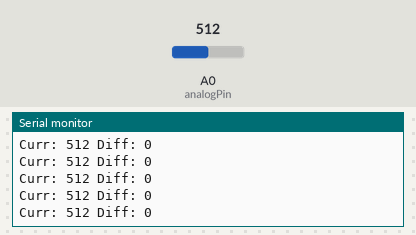
Simulated run of this sketch. Board: Arduino Uno, built with avr-gcc and run on an emulated ATmega328P. Shown: the last lines printed to the serial monitor. The test bench sets the inputs (shaded band); at power-on: A0 (analogPin) = 512.

Above: at 5.4 s.
5.5 s: A0 (analogPin) set to 734
At 6.4 s:
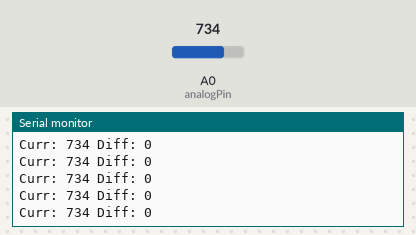
8.5 s: A0 (analogPin) set to 711
At 9.5 s:
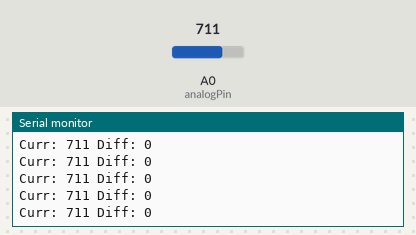
Timing chart, 0 to 11.5 s (numbered marks = the images above; inputs shaded):
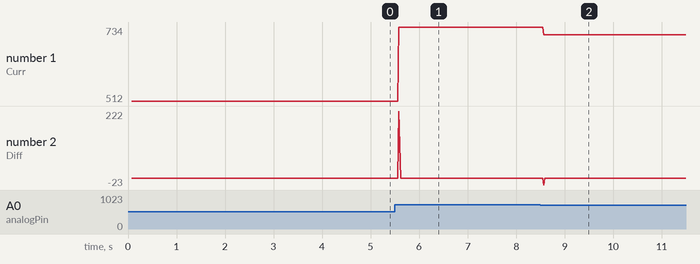

Measured:
- after the input at 5.5 s, the serial monitor: prints a new line after 0.08 s (image 1)
- after the input at 8.5 s, the serial monitor: prints a new line after 0.07 s (image 2)
- plotted number 1: 512 → 734 after the input at 5.5 s, 734 → 711 after the input at 8.5 s

The sketch:

lifi_receiver.ino
```cpp
#include "inc/receiveSentence.h"
#include "inc/receiveCalibration.h"

const int analogPin = A0;

void setup() {
  Serial.begin(9600);
  while(!Serial);
  Serial.println("Waiting for calibration...");

  int threshold = receiveCalibration(analogPin);

  Serial.print("Final Threshold: ");
  Serial.println(threshold);

  receiveSentence(analogPin, threshold);
}

void loop() {}
```

Bit2String.h
```cpp
#ifndef BIT2STRING_H
#define BIT2STRING_H

#include <Arduino.h>

String Bit2String(const bool *bits, int bitCount);

#endif
```

SendBit.h
```cpp
#ifndef SENDBIT_H
#define SENDBIT_H

#include <Arduino.h>

void sendBits(bool *bits, int length, unsigned int bitDelayMicros, int outPin);

#endif
```

SendCalibration.h
```cpp
#ifndef SENDCALIBRATION_H
#define SENDCALIBRATION_H

#include <Arduino.h>

void sendCalibration(int outPin);

#endif
```

String2Bit.h
```cpp
#ifndef STRING2BIT_H
#define STRING2BIT_H

#include <Arduino.h>
int String2Bit(const String &input, bool *bits);

#endif
```

calibrate.h
```cpp
#ifndef CALIBRATE_H
#define CALIBRATE_H

void calibrate();

#endif
```

handshake.h
```cpp
#ifndef HANDSHAKE_H
#define HANDSHAKE_H

#include <Arduino.h>

int handshake(int analogPin);

#endif
```

prepare.h
```cpp
#ifndef PREPARE_H
#define PREPARE_H

void prepareData();

#endif
```

receiveCalibration.h
```cpp
#ifndef RECEIVECALIBRATION_H
#define RECEIVECALIBRATION_H

#include <Arduino.h>

int receiveCalibration(int analogPin);

#endif
```

receiveSentence.h
```cpp
#ifndef RECEIVESENTENCE_H
#define RECEIVESENTENCE_H

#include <Arduino.h>

void receiveSentence(int analogPin, int threshold);

#endif
```

sendbyte.h
```cpp
#ifndef SENDBYTE_H
#define SENDBYTE_H

#include <Arduino.h>

byte sendByte(byte data);

#endif
```

sendcheck.h
```cpp
#ifndef SENDCHECK_H
#define SENDCHECK_H

void sendAndCheck();

#endif
```

Bit2String.cpp
```cpp
#include <Arduino.h>
#include "../inc/Bit2String.h"

String Bit2String(const bool *bits, int bitCount) {
  String output = "";
  int charCount = bitCount / 8;

  for (int i = 0; i < charCount; i++) {
    char c = 0;
    for (int b = 0; b < 8; b++) {
      c |= (bits[i * 8 + b] ? 1 : 0) << (7 - b);
    }
    output += c;
  }

  return output;
}
```

SendBit.cpp
```cpp
#include <Arduino.h>
#include "../inc/SendBit.h"

void sendBits(bool *bits, int length, unsigned int bitDelayMicros, int outPin) {
  Serial.println(">>> sendBits STARTED");
  pinMode(outPin, OUTPUT);
  Serial.print("Sent: ");
  for (int i = 0; i < length; i++) {
    digitalWrite(outPin, bits[i] ? HIGH : LOW);
    Serial.print(bits[i]);
    delayMicroseconds(bitDelayMicros);
  }
  Serial.println();
  digitalWrite(outPin, LOW);
}
```

SendCalibration.cpp
```cpp
#include <Arduino.h>
#include "../inc/SendCalibration.h"
#include "../inc/SendBit.h"

void sendCalibration(int outPin) {
  Serial.println(F(">>> sendCalibration STARTED"));

  bool preamble[4] = {0, 0, 1, 1};
  unsigned long preambleDelay = 3000000;

  Serial.println(F("[Preamble] Sending 0,1 pattern for ~3s..."));
  sendBits(preamble, 4, preambleDelay, outPin);
  Serial.println(F("[Preamble] Done."));

  bool calibration[24];
  for (int i = 0; i < 24; i++) {
    calibration[i] = (i % 2 == 0);
  }

  Serial.println(F("[Calibration] Sending 24-bit 1010 pattern with 10ms delay per bit..."));
  sendBits(calibration, 24, 10000, outPin);
  Serial.println(F("[Calibration] Done."));

  Serial.println(F(">>> sendCalibration COMPLETE"));
}
```

String2Bit.cpp
```cpp
#include <Arduino.h>
#include "../inc/String2Bit.h"

int String2Bit(const String &input, bool *bits) {
  int bitCount = input.length() * 8;
  for (int i = 0; i < input.length(); i++) {
    char c = input[i];
    for (int b = 0; b < 8; b++) {
      bits[i * 8 + b] = (c >> (7 - b)) & 0x01;
    }
  }
  return bitCount;

}
```

calibrate.cpp
```cpp
#include <Arduino.h>
#include "../inc/calibrate.h"
#include "../inc/config.h"

void calibrate() {
  int readings1 = 0, count1 = 0;
  int readings0 = 0, count0 = 0;

  Serial.println("=== Running calibrate() ===");

  for (int i = 0; i < calibrationLength; i++) {
    char bit = calibrationData[i];
    bool isOne = (bit == '1');
    digitalWrite(outPin, isOne ? HIGH : LOW);

    delay(calibrationDelay);
    int val = analogRead(sensorPin);
    delay(20);

    Serial.print("Bit ");
    Serial.print(bit);
    Serial.print(" → Reading: ");
    Serial.println(val);

    if (isOne) {
      readings1 += val;
      count1++;
    } else {
      readings0 += val;
      count0++;
    }
  }

  digitalWrite(outPin, LOW);

  float avg1 = count1 > 0 ? (float)readings1 / count1 : 0;
  float avg0 = count0 > 0 ? (float)readings0 / count0 : 0;
  threshold = (avg1 + avg0) / 2.0;

  Serial.print("Average 1: ");
  Serial.print(avg1);
  Serial.print(" | Average 0: ");
  Serial.print(avg0);
  Serial.print(" | Threshold: ");
  Serial.println(threshold);
}
```

handshake.cpp
```cpp
#include <Arduino.h>
#include "../inc/handshake.h"

int handshake(int analogPin) {
  int prev = analogRead(analogPin);
  int max1 = 0;
  bool firstMaxFound = false;

  Serial.println(F(">>> handshake START"));

  while (true) {
    int curr = analogRead(analogPin);
    int diff = curr - prev;
    prev = curr;

    Serial.print(F("Curr: "));
    Serial.print(curr);
    Serial.print(F(" Diff: "));
    Serial.println(diff);

    if (diff > 50) {
      if (!firstMaxFound) {
        // First candidate for max
        max1 = diff;
        firstMaxFound = true;
        Serial.print(F("First max candidate: "));
        Serial.println(max1);
      } else {
        float lower = max1 * 0.9;
        float upper = max1 * 1.1;

        if (diff >= lower && diff <= upper) {
          // Found second max close to first
          Serial.print(F("Second max near first detected: "));
          Serial.println(diff);
          Serial.print(F(">>> handshake DONE, returning "));
          Serial.println(max1);
          return curr;
        } else {
          // New max too far from old → replace max1
          max1 = diff;
          Serial.print(F("New max candidate (replacing old): "));
          Serial.println(max1);
        }
      }
    }

    delayMicroseconds(1000000); // Adjust sample rate
  }
}
```

prepare.cpp
```cpp
#include <Arduino.h>
#include "../inc/prepare.h"
#include "../inc/config.h"

void prepareData() {
  Serial.println("=== Running prepareData() ===");

  for (int i = 0; i < numExpectedBytes; i++) {
    byte b = 0;
    for (int bit = 0; bit < 8; bit++) {
      int idx = i * 8 + bit;
      if (idx < calibrationLength && calibrationData[idx] == '1') {
        b |= (1 << (7 - bit));
      }
    }
    expectedBytes[i] = b;

  }
}
```

receiveCalibration.cpp
```cpp
#include <Arduino.h>
#include "../inc/receiveCalibration.h"
#include "../inc/handshake.h"

int receiveCalibration(int analogPin) {
  Serial.println(F(">>> receiveCalibration START"));

  // 1️⃣ Wait for handshake
  int maxVal = handshake(analogPin);
  Serial.print(F("Handshake complete, max diff: "));
  Serial.println(maxVal);
  // 2️⃣ Read 25 bits with alternating 0/1 pattern
  const int BIT_COUNT = 25;
  long sum0 = 0;
  long sum1 = 0;
  int count0 = 0;
  int count1 = 0;
  bool firstiter = true;
  bool expectOne = false; // start with 0
  for (int i = 0; i < BIT_COUNT; i++) {
    int value = analogRead(analogPin);
    if(firstiter){
    while(!(value < int(maxVal *0.8))){
            Serial.print("in while:");
            Serial.print(value);
            Serial.print(" maxval: ");
            Serial.println(int(maxVal *0.8));
            value = analogRead(analogPin);
            delay(10);
    }
            Serial.print("out while:");
            Serial.print(value);
    firstiter = false;
}

    if (expectOne) {
      sum1 += value;
      count1++;
      Serial.print(F("Bit "));
      Serial.print(i);
      Serial.print(F(" (1): "));
      Serial.println(value);
    } else {
      sum0 += value;
      count0++;
      Serial.print(F("Bit "));
      Serial.print(i);
      Serial.print(F(" (0): "));
      Serial.println(value);
    }

    expectOne = !expectOne; // alternate 0/1
    delayMicroseconds(30000); // 100 ms per bit
  }

  // 3️⃣ Compute threshold
  float avg0 = (count0 == 13) ? (float)sum0 / count0 : 0;
  float avg1 = (count1 == 12) ? (float)sum1 / count1 : 0;
  int threshold = (avg0 + avg1) / 2;

  Serial.print(F("Avg0: "));
  Serial.print(avg0);
  Serial.print(F("  Avg1: "));
  Serial.print(avg1);
  Serial.print(F("  Threshold: "));
  Serial.println(threshold);

  Serial.println(F(">>> receiveCalibration DONE"));
  return threshold;
}
```

receiveSentence.cpp
```cpp
#include <Arduino.h>
#include "../inc/receiveSentence.h"
#include "../inc/Bit2String.h"

void receiveSentence(int analogPin, int threshold) {
  Serial.println(F(">>> receiveSentence START"));
  Serial.print(F("Using threshold: "));
  Serial.println(threshold);

  const int DATA_BITS = 8;
  bool dataBits[DATA_BITS];
  String message = "";

  while (true) {
    // 1️⃣ Wait for leading 1 to start a new byte
    int startVal = analogRead(analogPin);
    bool startBit = (startVal > threshold);
    if (!startBit) {
      delayMicroseconds(60000); // Skip if no start bit yet
      continue;
    }
    Serial.println(F("Start bit detected."));

    delayMicroseconds(60000); // move to next bit time

    // 2️⃣ Read 8 data bits
    for (int i = 0; i < DATA_BITS; i++) {
      int value = analogRead(analogPin);
      dataBits[i] = (value > threshold);
      Serial.print(F("Data bit "));
      Serial.print(i);
      Serial.print(F(" -> "));
      Serial.println(dataBits[i]);
      delayMicroseconds(60000);
    }

    // 3️⃣ Expect trailing 1
    int endVal = analogRead(analogPin);
    bool endBit = (endVal > threshold);
    if (!endBit) {
      Serial.println(F("Error: Missing end bit."));
      delayMicroseconds(60000);
    }
    Serial.println(F("End bit detected."));

    delayMicroseconds(60000); // move to next byte gap

    // 5️⃣ Convert to character(s)
    String part = Bit2String(dataBits, DATA_BITS);
    message += part;

    Serial.print(F("Received char: "));
    Serial.println(part);
    Serial.print(F("Full message: "));
    Serial.println(message);
  }
}
```

sendbyte.cpp
```cpp
#include <Arduino.h>
#include "../inc/sendbyte.h"
#include "../inc/config.h"

byte sendByte(byte data) {
  byte received = 0;

  for (int bit = 7; bit >= 0; bit--) {
    bool bitVal = (data & (1 << bit)) != 0;

    digitalWrite(outPin, bitVal ? HIGH : LOW);
    delayMicroseconds(settleTime);

    int sensorVal = analogRead(sensorPin);
    bool receivedBit = sensorVal > threshold;

    Serial.print("Sent bit: ");
    Serial.print(bitVal);
    Serial.print(" | Sensor: ");
    Serial.print(sensorVal);
    Serial.print(" → ");
    Serial.println(receivedBit);

    received = (received << 1) | (receivedBit ? 1 : 0);
    delayMicroseconds(bitTime - settleTime);
  }

  digitalWrite(outPin, LOW);
  return received;
}
```

sendcheck.cpp
```cpp
#include <Arduino.h>
#include "../inc/sendcheck.h"
#include "../inc/sendbyte.h"
#include "../inc/config.h"

void sendAndCheck() {
  static int byteIndex = 0;
  byte toSend = expectedBytes[byteIndex];
  byte received = sendByte(toSend);

  Serial.print("Sent: 0x");
  Serial.print(toSend, HEX);
  Serial.print(" | Received: 0x");
  Serial.print(received, HEX);

  if (received != toSend) {
    Serial.println("→ ERROR");
    errorBytes++;
  } else {
    Serial.println("→ PASS");
  }

  totalBytes++;
  byteIndex = (byteIndex + 1) % numExpectedBytes;
}
```

config.h
```cpp
#ifndef CONFIG_H
#define CONFIG_H

#include <Arduino.h>

extern const unsigned int calibrationDelay;
extern const char calibrationData[];
extern const int calibrationLength;
extern const int numExpectedBytes;
extern byte expectedBytes[];

extern float threshold;

extern const int outPin;
extern const int sensorPin;

extern const unsigned int bitTime;
extern const unsigned int settleTime;

extern int errorBytes;
extern unsigned long totalBytes;

#endif
```
